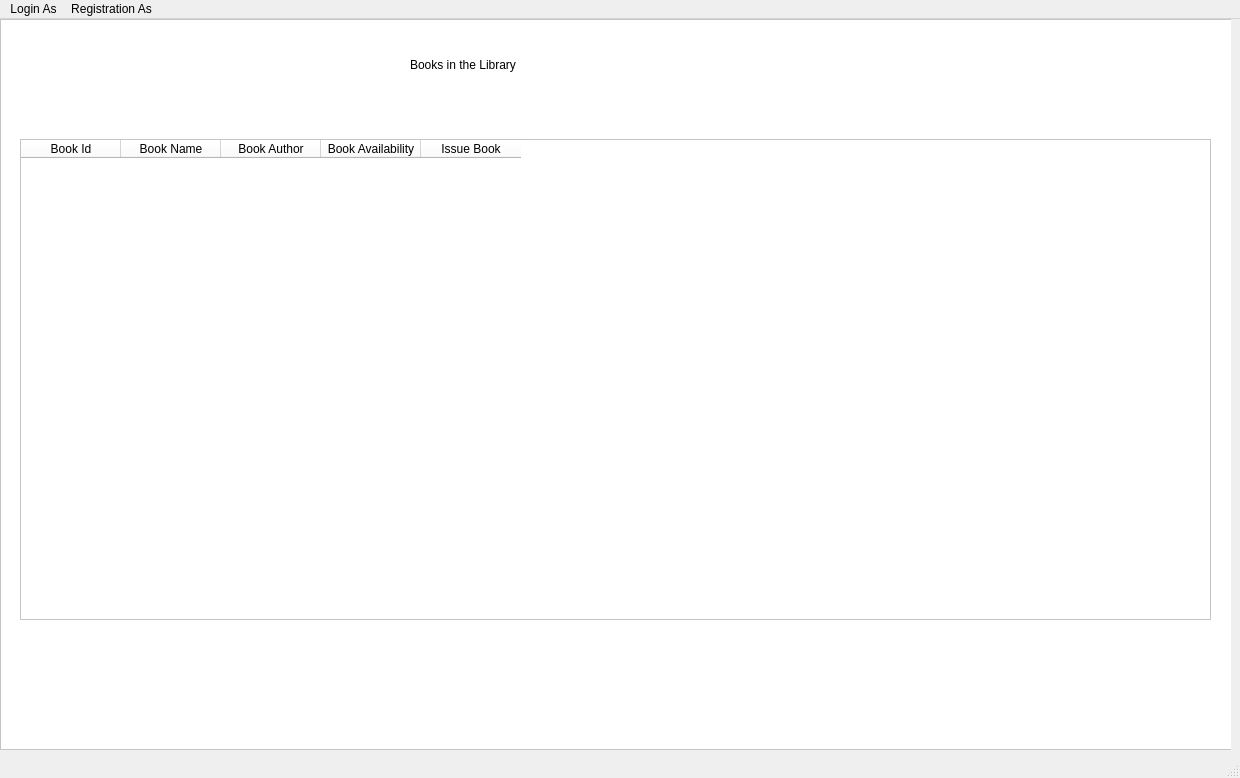
<?xml version="1.0" encoding="UTF-8"?>
<ui version="4.0">
 <class>MainWindow</class>
 <widget class="QMainWindow" name="MainWindow">
  <property name="geometry">
   <rect>
    <x>0</x>
    <y>0</y>
    <width>1240</width>
    <height>778</height>
   </rect>
  </property>
  <property name="windowTitle">
   <string>MainWindow</string>
  </property>
  <widget class="QWidget" name="centralwidget">
   <widget class="QLabel" name="label">
    <property name="geometry">
     <rect>
      <x>350</x>
      <y>10</y>
      <width>561</width>
      <height>101</height>
     </rect>
    </property>
    <property name="styleSheet">
     <string notr="true">font: 22pt &quot;MS Shell Dlg 2&quot;;</string>
    </property>
    <property name="text">
     <string>Library Management System</string>
    </property>
   </widget>
   <widget class="QLabel" name="label_2">
    <property name="geometry">
     <rect>
      <x>670</x>
      <y>160</y>
      <width>551</width>
      <height>511</height>
     </rect>
    </property>
    <property name="styleSheet">
     <string notr="true">border : 1px solid red;</string>
    </property>
    <property name="text">
     <string/>
    </property>
   </widget>
   <widget class="QComboBox" name="comboBox">
    <property name="geometry">
     <rect>
      <x>270</x>
      <y>160</y>
      <width>321</width>
      <height>91</height>
     </rect>
    </property>
    <property name="styleSheet">
     <string notr="true">font: 20pt &quot;MS Shell Dlg 2&quot;;
background-color: rgb(255, 187, 153);</string>
    </property>
    <item>
     <property name="text">
      <string>Admin</string>
     </property>
    </item>
    <item>
     <property name="text">
      <string>Teacher</string>
     </property>
    </item>
    <item>
     <property name="text">
      <string>Student</string>
     </property>
    </item>
   </widget>
   <widget class="QLabel" name="label_3">
    <property name="geometry">
     <rect>
      <x>30</x>
      <y>160</y>
      <width>251</width>
      <height>61</height>
     </rect>
    </property>
    <property name="styleSheet">
     <string notr="true">font: 20pt &quot;MS Shell Dlg 2&quot;;</string>
    </property>
    <property name="text">
     <string>Login As</string>
    </property>
   </widget>
   <widget class="QComboBox" name="comboBox_2">
    <property name="geometry">
     <rect>
      <x>270</x>
      <y>470</y>
      <width>321</width>
      <height>91</height>
     </rect>
    </property>
    <property name="styleSheet">
     <string notr="true">font: 20pt &quot;MS Shell Dlg 2&quot;;
background-color: rgb(255, 187, 153);</string>
    </property>
    <item>
     <property name="text">
      <string>Admin</string>
     </property>
    </item>
    <item>
     <property name="text">
      <string>Teacher</string>
     </property>
    </item>
    <item>
     <property name="text">
      <string>Student</string>
     </property>
    </item>
   </widget>
   <widget class="QLabel" name="label_4">
    <property name="geometry">
     <rect>
      <x>30</x>
      <y>480</y>
      <width>251</width>
      <height>61</height>
     </rect>
    </property>
    <property name="styleSheet">
     <string notr="true">font: 20pt &quot;MS Shell Dlg 2&quot;;</string>
    </property>
    <property name="text">
     <string>Register As</string>
    </property>
   </widget>
   <widget class="QPushButton" name="pushButton">
    <property name="geometry">
     <rect>
      <x>140</x>
      <y>300</y>
      <width>281</width>
      <height>71</height>
     </rect>
    </property>
    <property name="styleSheet">
     <string notr="true">font: 18pt &quot;MS Shell Dlg 2&quot;;</string>
    </property>
    <property name="text">
     <string>Login</string>
    </property>
   </widget>
   <widget class="QPushButton" name="pushButton_2">
    <property name="geometry">
     <rect>
      <x>150</x>
      <y>610</y>
      <width>281</width>
      <height>71</height>
     </rect>
    </property>
    <property name="styleSheet">
     <string notr="true">font: 18pt &quot;MS Shell Dlg 2&quot;;</string>
    </property>
    <property name="text">
     <string>Register</string>
    </property>
   </widget>
   <widget class="QFrame" name="frame">
    <property name="geometry">
     <rect>
      <x>0</x>
      <y>0</y>
      <width>1231</width>
      <height>731</height>
     </rect>
    </property>
    <property name="styleSheet">
     <string notr="true">background-color: rgb(255, 255, 255);</string>
    </property>
    <property name="frameShape">
     <enum>QFrame::StyledPanel</enum>
    </property>
    <property name="frameShadow">
     <enum>QFrame::Raised</enum>
    </property>
    <widget class="QLabel" name="label_5">
     <property name="geometry">
      <rect>
       <x>370</x>
       <y>30</y>
       <width>501</width>
       <height>61</height>
      </rect>
     </property>
     <property name="styleSheet">
      <string notr="true">font: 20pt &quot;MS Shell Dlg 2&quot;;</string>
     </property>
     <property name="text">
      <string>Login As </string>
     </property>
    </widget>
    <widget class="QLabel" name="label_6">
     <property name="geometry">
      <rect>
       <x>100</x>
       <y>200</y>
       <width>421</width>
       <height>81</height>
      </rect>
     </property>
     <property name="styleSheet">
      <string notr="true">font: 20pt &quot;MS Shell Dlg 2&quot;;</string>
     </property>
     <property name="text">
      <string>Enter login ID</string>
     </property>
    </widget>
    <widget class="QLabel" name="label_7">
     <property name="geometry">
      <rect>
       <x>100</x>
       <y>330</y>
       <width>421</width>
       <height>81</height>
      </rect>
     </property>
     <property name="styleSheet">
      <string notr="true">font: 20pt &quot;MS Shell Dlg 2&quot;;</string>
     </property>
     <property name="text">
      <string>Enter login Password</string>
     </property>
    </widget>
    <widget class="QLineEdit" name="lineEdit">
     <property name="geometry">
      <rect>
       <x>580</x>
       <y>200</y>
       <width>561</width>
       <height>71</height>
      </rect>
     </property>
     <property name="styleSheet">
      <string notr="true">font: 18pt &quot;MS Shell Dlg 2&quot;;</string>
     </property>
    </widget>
    <widget class="QLineEdit" name="lineEdit_2">
     <property name="geometry">
      <rect>
       <x>580</x>
       <y>340</y>
       <width>561</width>
       <height>71</height>
      </rect>
     </property>
     <property name="styleSheet">
      <string notr="true">font: 18pt &quot;MS Shell Dlg 2&quot;;</string>
     </property>
     <property name="text">
      <string/>
     </property>
    </widget>
    <widget class="QPushButton" name="pushButton_3">
     <property name="geometry">
      <rect>
       <x>410</x>
       <y>540</y>
       <width>381</width>
       <height>81</height>
      </rect>
     </property>
     <property name="styleSheet">
      <string notr="true">font: 20pt &quot;MS Shell Dlg 2&quot;;
background-color: rgb(87, 196, 255);</string>
     </property>
     <property name="text">
      <string>Login</string>
     </property>
    </widget>
    <widget class="QFrame" name="frame_2">
     <property name="geometry">
      <rect>
       <x>0</x>
       <y>0</y>
       <width>1241</width>
       <height>731</height>
      </rect>
     </property>
     <property name="frameShape">
      <enum>QFrame::StyledPanel</enum>
     </property>
     <property name="frameShadow">
      <enum>QFrame::Raised</enum>
     </property>
     <widget class="QTableWidget" name="tableWidget">
      <property name="geometry">
       <rect>
        <x>30</x>
        <y>190</y>
        <width>1191</width>
        <height>401</height>
       </rect>
      </property>
      <row>
       <property name="text">
        <string>Book</string>
       </property>
      </row>
      <column>
       <property name="text">
        <string>Book Id</string>
       </property>
      </column>
      <column>
       <property name="text">
        <string>Book Name</string>
       </property>
      </column>
      <column>
       <property name="text">
        <string>Book Author</string>
       </property>
      </column>
      <column>
       <property name="text">
        <string>Issue Date</string>
       </property>
      </column>
      <column>
       <property name="text">
        <string>Return Date</string>
       </property>
      </column>
      <column>
       <property name="text">
        <string>Return Book</string>
       </property>
      </column>
     </widget>
     <widget class="QLabel" name="label_8">
      <property name="geometry">
       <rect>
        <x>290</x>
        <y>600</y>
        <width>161</width>
        <height>101</height>
       </rect>
      </property>
      <property name="styleSheet">
       <string notr="true">font: 20pt &quot;MS Shell Dlg 2&quot;;</string>
      </property>
      <property name="text">
       <string>OR</string>
      </property>
     </widget>
     <widget class="QPushButton" name="pushButton_4">
      <property name="geometry">
       <rect>
        <x>520</x>
        <y>610</y>
        <width>451</width>
        <height>81</height>
       </rect>
      </property>
      <property name="styleSheet">
       <string notr="true">font: 20pt &quot;MS Shell Dlg 2&quot;;
color: rgb(255, 255, 255);
background-color: rgb(255, 0, 4);</string>
      </property>
      <property name="text">
       <string>Issue Another Book</string>
      </property>
     </widget>
     <widget class="QLabel" name="label_9">
      <property name="geometry">
       <rect>
        <x>30</x>
        <y>120</y>
        <width>301</width>
        <height>51</height>
       </rect>
      </property>
      <property name="styleSheet">
       <string notr="true">font: 20pt &quot;MS Shell Dlg 2&quot;;
font: 16pt &quot;MS Shell Dlg 2&quot;;</string>
      </property>
      <property name="text">
       <string>Total Books Issued : </string>
      </property>
     </widget>
     <widget class="QLabel" name="label_10">
      <property name="geometry">
       <rect>
        <x>410</x>
        <y>10</y>
        <width>401</width>
        <height>61</height>
       </rect>
      </property>
      <property name="styleSheet">
       <string notr="true">font: 18pt &quot;MS Shell Dlg 2&quot;;</string>
      </property>
      <property name="text">
       <string>Welcome </string>
      </property>
     </widget>
     <widget class="QLineEdit" name="lineEdit_3">
      <property name="geometry">
       <rect>
        <x>330</x>
        <y>120</y>
        <width>113</width>
        <height>51</height>
       </rect>
      </property>
      <property name="styleSheet">
       <string notr="true">font: 16pt &quot;MS Shell Dlg 2&quot;;</string>
      </property>
     </widget>
     <widget class="QLabel" name="label_11">
      <property name="geometry">
       <rect>
        <x>500</x>
        <y>120</y>
        <width>351</width>
        <height>51</height>
       </rect>
      </property>
      <property name="styleSheet">
       <string notr="true">font: 20pt &quot;MS Shell Dlg 2&quot;;
font: 16pt &quot;MS Shell Dlg 2&quot;;</string>
      </property>
      <property name="text">
       <string>Currently Books Issued : </string>
      </property>
     </widget>
     <widget class="QLineEdit" name="lineEdit_4">
      <property name="geometry">
       <rect>
        <x>860</x>
        <y>120</y>
        <width>113</width>
        <height>51</height>
       </rect>
      </property>
      <property name="styleSheet">
       <string notr="true">font: 16pt &quot;MS Shell Dlg 2&quot;;</string>
      </property>
     </widget>
     <widget class="QLineEdit" name="lineEdit_5">
      <property name="geometry">
       <rect>
        <x>1110</x>
        <y>120</y>
        <width>113</width>
        <height>51</height>
       </rect>
      </property>
      <property name="styleSheet">
       <string notr="true">font: 16pt &quot;MS Shell Dlg 2&quot;;</string>
      </property>
     </widget>
     <widget class="QLabel" name="label_12">
      <property name="geometry">
       <rect>
        <x>1010</x>
        <y>120</y>
        <width>91</width>
        <height>51</height>
       </rect>
      </property>
      <property name="styleSheet">
       <string notr="true">font: 20pt &quot;MS Shell Dlg 2&quot;;
font: 16pt &quot;MS Shell Dlg 2&quot;;</string>
      </property>
      <property name="text">
       <string>Fine :</string>
      </property>
     </widget>
     <widget class="QFrame" name="frame_3">
      <property name="geometry">
       <rect>
        <x>0</x>
        <y>0</y>
        <width>1241</width>
        <height>731</height>
       </rect>
      </property>
      <property name="frameShape">
       <enum>QFrame::StyledPanel</enum>
      </property>
      <property name="frameShadow">
       <enum>QFrame::Raised</enum>
      </property>
      <widget class="QLabel" name="label_13">
       <property name="geometry">
        <rect>
         <x>410</x>
         <y>10</y>
         <width>371</width>
         <height>71</height>
        </rect>
       </property>
       <property name="styleSheet">
        <string notr="true">font: 20pt &quot;MS Shell Dlg 2&quot;;</string>
       </property>
       <property name="text">
        <string>Books in the Library</string>
       </property>
      </widget>
      <widget class="QTableWidget" name="tableWidget_2">
       <property name="geometry">
        <rect>
         <x>20</x>
         <y>120</y>
         <width>1191</width>
         <height>481</height>
        </rect>
       </property>
       <column>
        <property name="text">
         <string>Book Id</string>
        </property>
       </column>
       <column>
        <property name="text">
         <string>Book Name</string>
        </property>
       </column>
       <column>
        <property name="text">
         <string>Book Author</string>
        </property>
       </column>
       <column>
        <property name="text">
         <string>Book Availability</string>
        </property>
       </column>
       <column>
        <property name="text">
         <string>Issue Book</string>
        </property>
       </column>
      </widget>
     </widget>
    </widget>
   </widget>
  </widget>
  <widget class="QMenuBar" name="menubar">
   <property name="geometry">
    <rect>
     <x>0</x>
     <y>0</y>
     <width>1240</width>
     <height>31</height>
    </rect>
   </property>
   <widget class="QMenu" name="menuLogin_Options">
    <property name="title">
     <string>Login As</string>
    </property>
    <addaction name="actionTeacher"/>
    <addaction name="actionStudent"/>
    <addaction name="actionAdmin"/>
   </widget>
   <widget class="QMenu" name="menuRegistration_Options">
    <property name="title">
     <string>Registration As</string>
    </property>
    <addaction name="actionTeacher_2"/>
    <addaction name="actionStudent_2"/>
    <addaction name="actionAdmin_2"/>
   </widget>
   <addaction name="menuLogin_Options"/>
   <addaction name="menuRegistration_Options"/>
  </widget>
  <widget class="QStatusBar" name="statusbar"/>
  <action name="actionTeacher">
   <property name="text">
    <string>Teacher</string>
   </property>
  </action>
  <action name="actionStudent">
   <property name="text">
    <string>Student</string>
   </property>
  </action>
  <action name="actionAdmin">
   <property name="text">
    <string>Admin</string>
   </property>
  </action>
  <action name="actionTeacher_2">
   <property name="text">
    <string>Teacher</string>
   </property>
  </action>
  <action name="actionStudent_2">
   <property name="text">
    <string>Student</string>
   </property>
  </action>
  <action name="actionAdmin_2">
   <property name="text">
    <string>Admin</string>
   </property>
  </action>
 </widget>
 <resources/>
 <connections/>
</ui>
